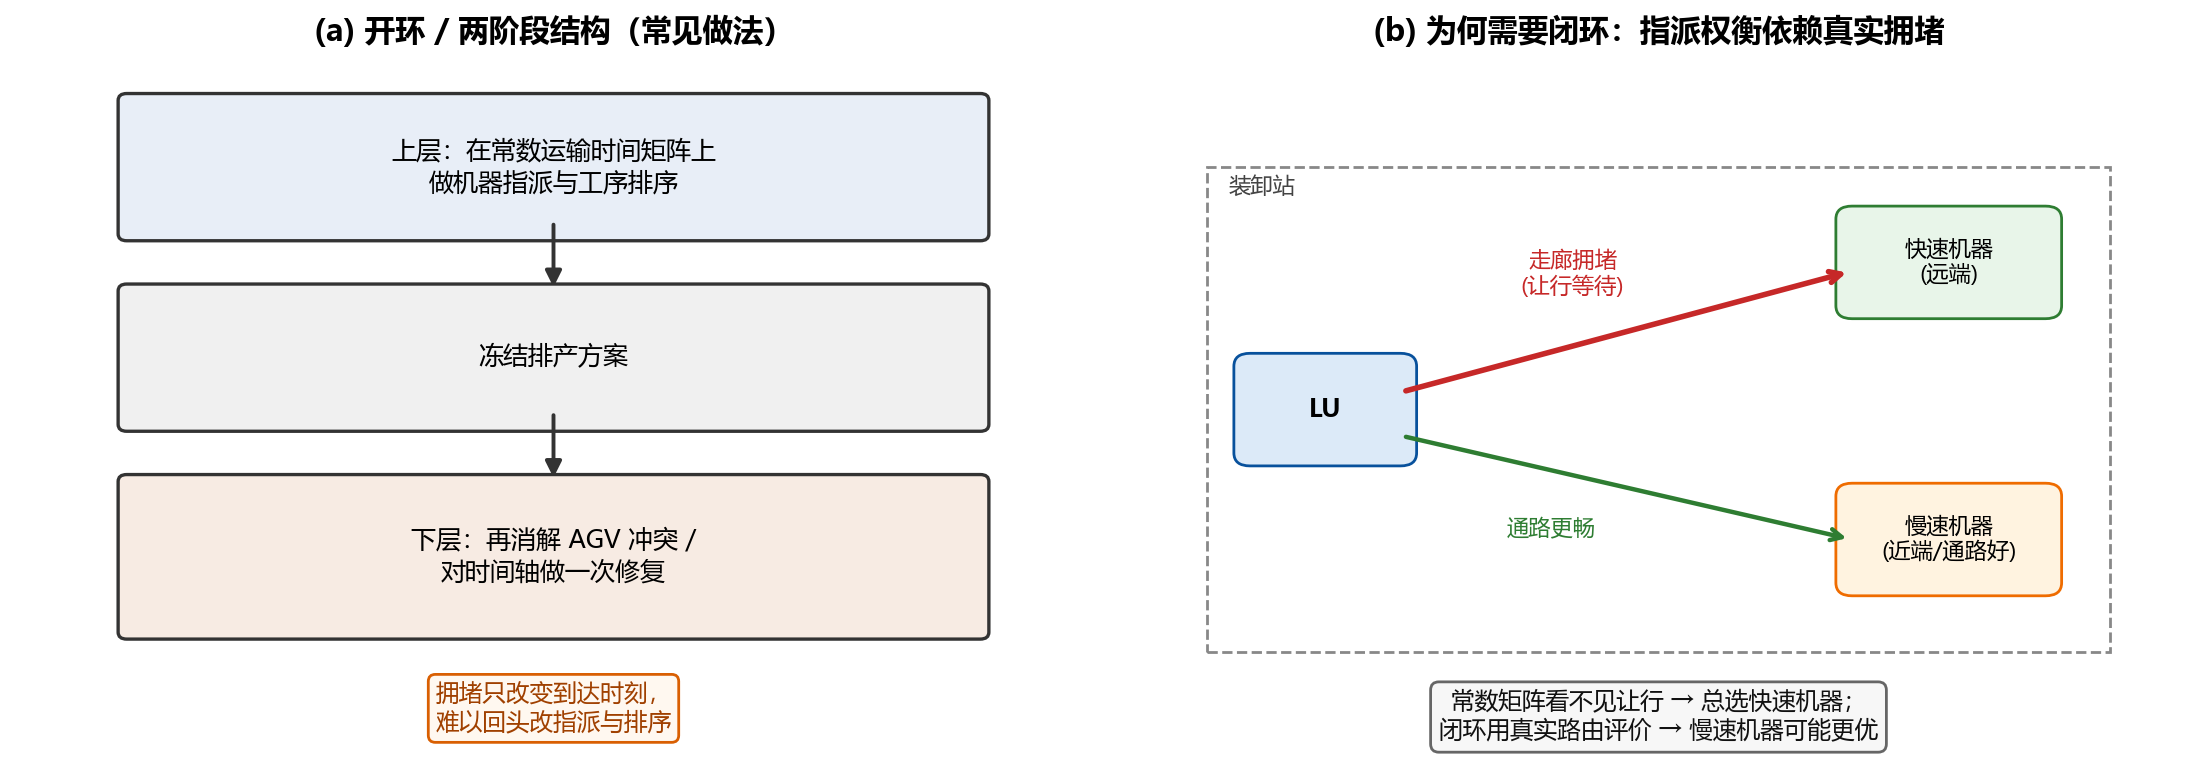

Here is the Python script that generated this plot:
# -*- coding: utf-8 -*-
"""开环/常数矩阵缺口示意（开题图5-1）。对照 paper01 动机：拥堵难回馈指派。"""
from __future__ import annotations

import os

import matplotlib

matplotlib.use("Agg")
import matplotlib.pyplot as plt
from matplotlib.patches import FancyArrowPatch, FancyBboxPatch, Rectangle

HERE = os.path.dirname(os.path.abspath(__file__))

plt.rcParams.update({
    "font.sans-serif": ["Microsoft YaHei", "SimHei", "DejaVu Sans"],
    "axes.unicode_minus": False,
    "figure.dpi": 200,
})


def rbox(ax, x, y, w, h, text, fc="#f7f7f7", ec="#333", fs=9, weight="normal"):
    ax.add_patch(FancyBboxPatch(
        (x, y), w, h, boxstyle="round,pad=0.25,rounding_size=0.08",
        facecolor=fc, edgecolor=ec, linewidth=1.2, zorder=2))
    ax.text(x + w / 2, y + h / 2, text, ha="center", va="center",
            fontsize=fs, fontweight=weight, zorder=3, linespacing=1.3)


def arr(ax, p, q, color="#333", lw=1.4):
    ax.add_patch(FancyArrowPatch(
        p, q, arrowstyle="-|>", mutation_scale=12, linewidth=lw,
        color=color, shrinkA=2, shrinkB=2, zorder=4))


def main() -> None:
    fig, axes = plt.subplots(1, 2, figsize=(11.2, 4.0))
    for ax in axes:
        ax.set_xlim(0, 10)
        ax.set_ylim(0, 8)
        ax.axis("off")

    # ---- (a) 开环两阶段 ----
    ax = axes[0]
    ax.set_title("(a) 开环 / 两阶段结构（常见做法）", fontsize=11, fontweight="bold", pad=8)
    rbox(ax, 1.2, 6.2, 7.6, 1.2, "上层：在常数运输时间矩阵上\n做机器指派与工序排序", fc="#e8eef7")
    arr(ax, (5, 6.2), (5, 5.35))
    rbox(ax, 1.2, 4.0, 7.6, 1.2, "冻结排产方案", fc="#f0f0f0")
    arr(ax, (5, 4.0), (5, 3.15))
    rbox(ax, 1.2, 1.6, 7.6, 1.4, "下层：再消解 AGV 冲突 /\n对时间轴做一次修复", fc="#f7ebe3")
    ax.text(5, 0.55, "拥堵只改变到达时刻，\n难以回头改指派与排序",
            ha="center", va="center", fontsize=8.5, color="#a04000",
            bbox=dict(boxstyle="round,pad=0.3", facecolor="#fff8f0", edgecolor="#d95f02"))

    # ---- (b) 权衡写不出来 ----
    ax = axes[1]
    ax.set_title("(b) 为何需要闭环：指派权衡依赖真实拥堵", fontsize=11, fontweight="bold", pad=8)

    # simple layout sketch
    ax.add_patch(Rectangle((0.8, 1.2), 8.4, 5.6, fill=False, ec="#888", lw=1.0, ls="--"))
    ax.text(1.0, 6.5, "装卸站", fontsize=8, color="#444")
    ax.add_patch(FancyBboxPatch((1.2, 3.5), 1.4, 1.0, boxstyle="round,pad=0.15",
                                facecolor="#dceaf8", edgecolor="#08519c"))
    ax.text(1.9, 4.0, "LU", ha="center", va="center", fontsize=9, fontweight="bold")

    ax.add_patch(FancyBboxPatch((6.8, 5.2), 1.8, 1.0, boxstyle="round,pad=0.15",
                                facecolor="#e8f5e9", edgecolor="#2e7d32"))
    ax.text(7.7, 5.7, "快速机器\n(远端)", ha="center", va="center", fontsize=8)

    ax.add_patch(FancyBboxPatch((6.8, 2.0), 1.8, 1.0, boxstyle="round,pad=0.15",
                                facecolor="#fff3e0", edgecolor="#ef6c00"))
    ax.text(7.7, 2.5, "慢速机器\n(近端/通路好)", ha="center", va="center", fontsize=8)

    # corridors
    ax.annotate("", xy=(6.8, 5.6), xytext=(2.6, 4.2),
                arrowprops=dict(arrowstyle="->", color="#c62828", lw=2.0))
    ax.text(4.2, 5.35, "走廊拥堵\n(让行等待)", color="#c62828", fontsize=8, ha="center")

    ax.annotate("", xy=(6.8, 2.5), xytext=(2.6, 3.7),
                arrowprops=dict(arrowstyle="->", color="#2e7d32", lw=1.6))
    ax.text(4.0, 2.55, "通路更畅", color="#2e7d32", fontsize=8, ha="center")

    ax.text(5, 0.45,
            "常数矩阵看不见让行 → 总选快速机器；\n闭环用真实路由评价 → 慢速机器可能更优",
            ha="center", va="center", fontsize=8.5, color="#111",
            bbox=dict(boxstyle="round,pad=0.35", facecolor="#f7f7f7", edgecolor="#666"))

    fig.tight_layout()
    stem = os.path.join(HERE, "fig_openloop_gap_CN")
    fig.savefig(stem + ".pdf", bbox_inches="tight", pad_inches=0.08)
    fig.savefig(stem + ".png", dpi=200, bbox_inches="tight", pad_inches=0.08)
    plt.close(fig)
    print("wrote", stem + ".pdf/.png")


if __name__ == "__main__":
    main()
